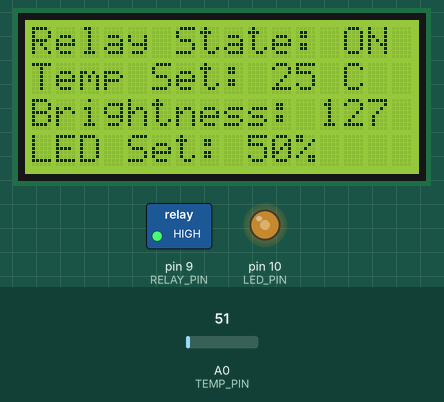
Bench run of a sketch on a simulated Arduino Uno, built with avr-gcc and run on an emulated ATmega328P. Shown: 16×4 character LCD, switched loads named in the sketch (green lamp = pin HIGH), output pins drawn as LEDs (lit = HIGH). The inputs (shaded band) are chosen by the test bench; at power-on: A0 (TEMP_PIN) = 51.

Above: at 1.2 s.
1.3 s: A0 (TEMP_PIN) set to 147
2.8 s: A0 (TEMP_PIN) set to 171
At 3.5 s:
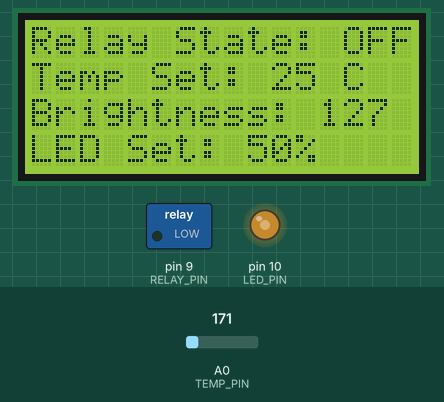
4.6 s: A0 (TEMP_PIN) set to 112
At 5.8 s:
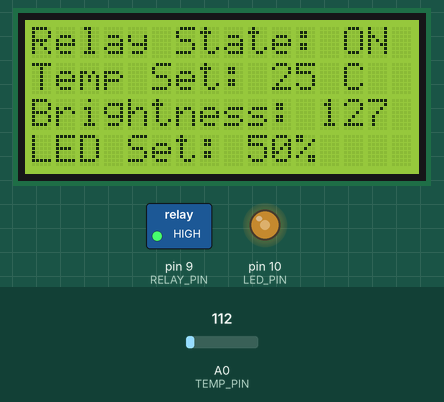
6.1 s: A0 (TEMP_PIN) set to 163
At 7.1 s:
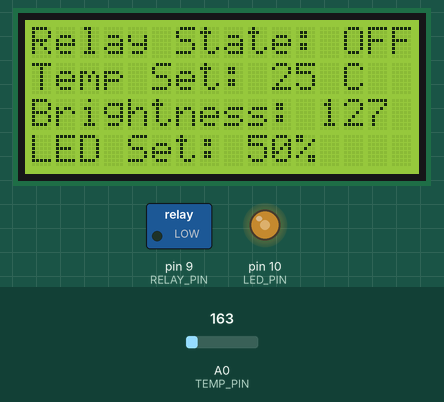
7.7 s: A0 (TEMP_PIN) set to 86
At 8.2 s:
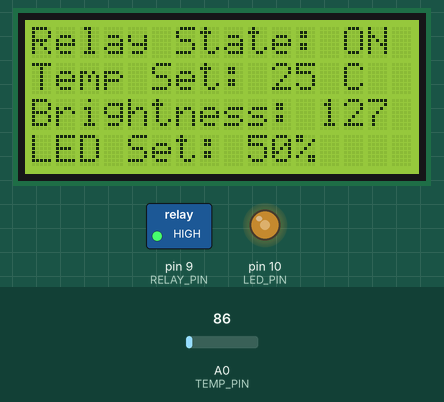
Timing chart, 0 to 10.7 s (numbered marks = the images above; inputs shaded):
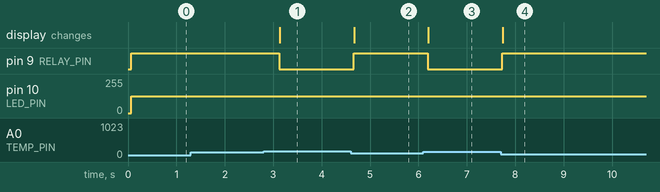

The sketch:

main.ino
```cpp
#include <Arduino.h>
#include <LiquidCrystal.h>

#define BAUD_RATE 9600
#define LCD_WIDTH 16
#define LCD_LENGTH 4
#define PWM_MIN 0
#define PWM_MAX 255
#define TEMP_PIN A0
#define LED_PIN 10
#define RELAY_PIN 9
#define MIN_VALUE 0
#define MAX_VALUE 100

// Temperature data
const float TempVoltageOffset = 0.5;
const int TempIndex = 100;
const float SystemReferenceVoltage = 5.0;  // ADC reference voltage
const float SystempResolution = 1023.0;    // ADC resolution for 10 bits
const int histerezis = 2;

const int RS = 7, EN = 6, D4 = 5, D5 = 4, D6 = 3, D7 = 2;
LiquidCrystal lcd(RS, EN, D4, D5, D6, D7);

int tempSetPoint = 25;  // default temperature set point
int ledSetPoint = 50;   // default LED set point


int my_putChar(char ch, FILE *f) {
  return Serial.write(ch);
}
char my_getChar(FILE *f) {
  while (!Serial.available()) {
  }
  return Serial.read();
}

char inputBuffer[5] = "";
char cmd[5] = "";

void setup() {
  Serial.begin(BAUD_RATE);
  lcd.begin(LCD_WIDTH, LCD_LENGTH);
  FILE *my_stream = fdevopen(my_putChar, my_getChar);
  stdin = stdout = my_stream;

  pinMode(LED_PIN, OUTPUT);
  pinMode(RELAY_PIN, OUTPUT);
}

void loop() {
  while (Serial.available() > 0) {

    scanf("%s %s", cmd, inputBuffer);
    if (strcmp(cmd, "led") == 0) {
      ledSetPoint = atoi(inputBuffer);
    } else if (strcmp(cmd, "temp") == 0) {
      tempSetPoint = atoi(inputBuffer);
    }
  }

  float temperature = readTempSensor();
  int brightness = controlLED();
  controlRelay(temperature);
  updateLCD(temperature, brightness);

  delay(500);
}

float readTempSensor() {
  int TempSensorValue = analogRead(TEMP_PIN);

  // ADC value to voltage
  float TempVoltage = (TempSensorValue / SystempResolution) * SystemReferenceVoltage;

  // voltage to temperature
  float temperature = (TempVoltage - TempVoltageOffset) * TempIndex;

  return temperature;
}

int controlLED() {
  int brightness = map(ledSetPoint, MIN_VALUE, MAX_VALUE, PWM_MIN, PWM_MAX);
  analogWrite(LED_PIN, brightness);
  return brightness;
}

void controlRelay(float temperature) {
  if (temperature > tempSetPoint + histerezis) {
    digitalWrite(RELAY_PIN, LOW);
  } else if (temperature < tempSetPoint - histerezis) {
    digitalWrite(RELAY_PIN, HIGH);
  }
}

void updateLCD(float temperature, int brightness) {
  lcd.clear();
  lcd.setCursor(0, 0);
  lcd.print("Relay State: ");
  if (digitalRead(RELAY_PIN) == HIGH) {
    lcd.print("ON");
  } else {
    lcd.print("OFF");
  }
  lcd.setCursor(0, 1);
  lcd.print("Temp Set: ");
  lcd.print(tempSetPoint);
  lcd.print(" C  ");
  lcd.setCursor(0, 2);
  lcd.print("Brightness: ");
  lcd.print(brightness);
  lcd.setCursor(0, 3);
  lcd.print("LED Set: ");
  lcd.print(ledSetPoint);
  lcd.print("%");
}
```

Measured:
- the behaviour switches between 157 and 158 on A0 (TEMP_PIN) (found by bisection; images 0 and 1)
- after the input at 1.3 s, every drawn part: stays the same
- after the input at 2.8 s, pin 9 (RELAY_PIN): HIGH → LOW after 0.33 s; the display: changes after 0.34 s (image 1)
- after the input at 4.6 s, pin 9 (RELAY_PIN): LOW → HIGH after 0.06 s; the display: changes after 0.07 s (image 2)
- after the input at 6.1 s, pin 9 (RELAY_PIN): HIGH → LOW after 0.09 s; the display: changes after 0.11 s (image 3)
- after the input at 7.7 s, pin 9 (RELAY_PIN): LOW → HIGH at once; the display: changes at once (image 4)
